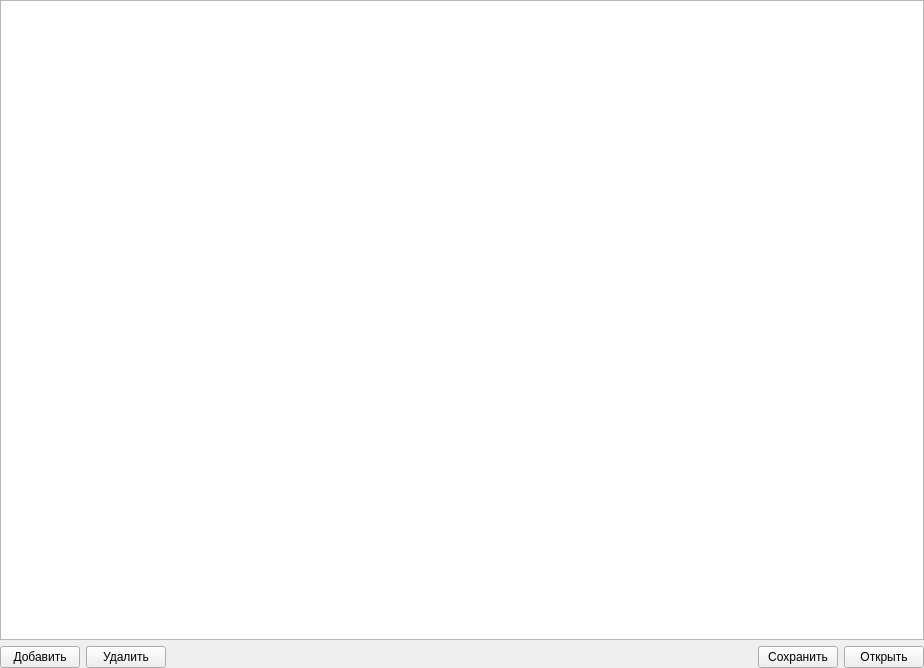
         <widget class="QWidget" name="scrollAreaWidgetContents_6">
          <property name="geometry">
           <rect>
            <x>0</x>
            <y>0</y>
            <width>924</width>
            <height>668</height>
           </rect>
          </property>
          <layout class="QVBoxLayout" name="verticalLayout_13">
           <property name="margin">
            <number>0</number>
           </property>
           <item>
            <widget class="CTableView" name="tblFiles">
             <property name="minimumSize">
              <size>
               <width>0</width>
               <height>200</height>
              </size>
             </property>
            </widget>
           </item>
           <item>
            <widget class="QWidget" name="widget" native="true">
             <layout class="QHBoxLayout" name="horizontalLayout_10">
              <property name="spacing">
               <number>6</number>
              </property>
              <property name="margin">
               <number>0</number>
              </property>
              <item>
               <widget class="QPushButton" name="btnAddFile">
                <property name="text">
                 <string>Добавить</string>
                </property>
               </widget>
              </item>
              <item>
               <widget class="QPushButton" name="btnDeleteFile">
                <property name="text">
                 <string>Удалить</string>
                </property>
               </widget>
              </item>
              <item>
               <spacer name="horizontalSpacer_2">
                <property name="orientation">
                 <enum>Qt::Horizontal</enum>
                </property>
                <property name="sizeHint" stdset="0">
                 <size>
                  <width>549</width>
                  <height>20</height>
                 </size>
                </property>
               </spacer>
              </item>
              <item>
               <widget class="QPushButton" name="btnDownloadFile">
                <property name="text">
                 <string>Сохранить</string>
                </property>
               </widget>
              </item>
              <item>
               <widget class="QPushButton" name="btnOpenFile">
                <property name="text">
                 <string>Открыть</string>
                </property>
               </widget>
              </item>
             </layout>
            </widget>
           </item>
          </layout>
         </widget>
